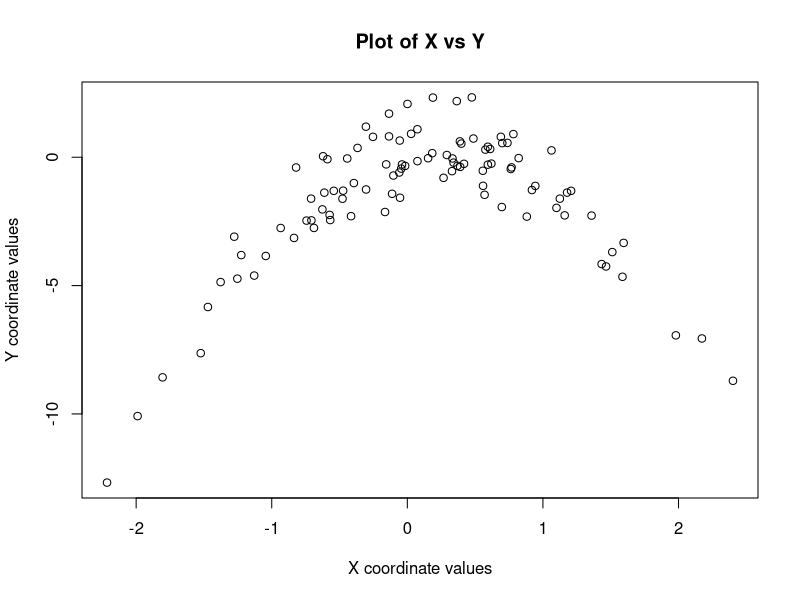

The R script that drew this image:
#######################################################
# This code is used to analyse the Question given 
# as per HW 3 - Question 4 in STA 545

# Suhit Datta
#######################################################

rm(list=ls())
library(caret)
library(boot)
set.seed(1)
x = rnorm(100)
y<- x-2*x^2+rnorm(100)

plot(x,y , main='Plot of X vs Y',xlab ='X coordinate values', ylab = 'Y coordinate values')

#creating a dataframe
xyValues <- data.frame(x, y)

#Y = linear model 
glmfit_1 = glm(y~x)
summary((glmfit_1))
cv.glm(xyValues,glmfit_1)$delta[1]
#7.288162
coeff1 <- glmfit_1$coefficients
coeff1

#Y = quadratic
glmfit_2 <- glm(y ~ poly(x, 2))
summary(glmfit_2)
cv.glm(xyValues,glmfit_2)$delta[1]
#0.9374236
coeff2 <- glmfit_2$coefficients
coeff2

#Y = cubic
glmfit_3 <- glm(y ~ poly(x, 3))
summary(glmfit_3)
cv.glm(xyValues,glmfit_3)$delta[1]
#0.9566218
coeff3 <- glmfit_3$coefficients
coeff3

#Y = 4th powered 
glmfit_4 <- glm(y ~ poly(x, 4))
summary(glmfit_4)
cv.glm(xyValues,glmfit_4)$delta[1]
#0.9539049
coeff4 <- glmfit_4$coefficients
coeff4
#least square error is obtained for 2
